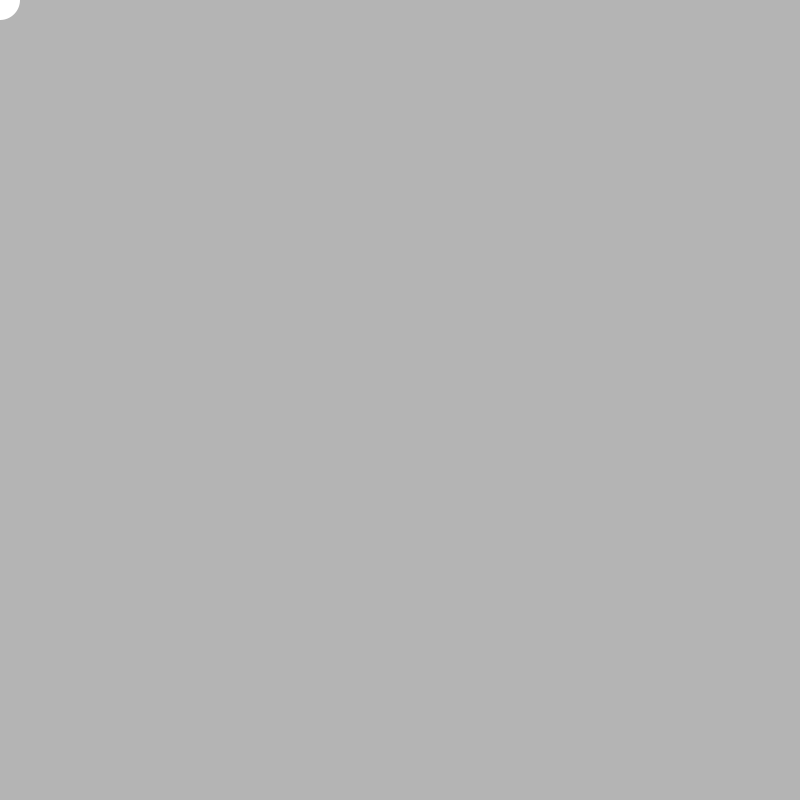
Frame 1 (no input)
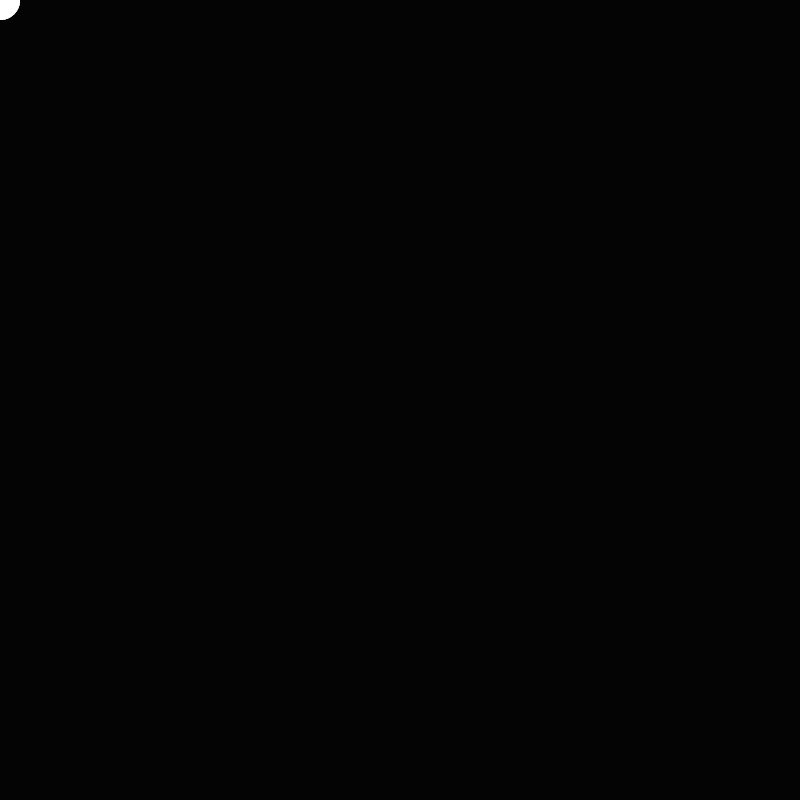
Frame 60 (the mouse pressed at the canvas centre just before this capture)
Frame 120 (the mouse held since frame 60 and released just before this capture): identical to frame 60, image omitted

The Processing sketch that drew these frames (run headless with seeded random() and noise(); from frame 60 on, the mouse is pressed at the canvas centre):

// Processing sketch: SpringBall
// ── SpringBall.pde
float currentX, currentY = 0;
float targetX, targetY = 0;
float velocityX, velocityY = 0;
float stiffness = 0.1;
float damping = 0.9;
float radius = 20;

void setup() {
  size(800, 800);
}

void draw() {
  noStroke();
  fill(0, 30);
  rect(0, 0, width, height);
  
  // force = バネ定数 * (目標地点 - 現在地点);
  float forceX = stiffness * (targetX - currentX);
  float forceY = stiffness * (targetY - currentY);
  
  velocityX = damping * (velocityX + forceX);
  velocityY = damping * (velocityY + forceY);
  
  currentX += velocityX;
  currentY += velocityY;
  
  fill(255);
  ellipse(currentX, currentY, radius * 2, radius * 2);
}

void mouseReleased() {
  targetX = mouseX;
  targetY = mouseY;
  velocityX = velocityY = 0;
}
